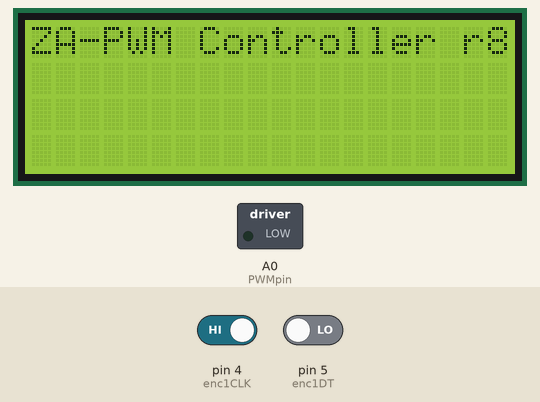
Recording of a sketch running on a simulated Arduino Uno, built with avr-gcc and run on an emulated ATmega328P. On the bench: 20×4 character LCD, switched loads named in the sketch (green lamp = pin HIGH). Inputs (shaded band) come from the test bench; at power-on: pin 4 (enc1CLK) HIGH, pin 5 (enc1DT) LOW. What the sketch prints to the serial monitor is not drawn.

Above: at 0.1 s.
At 1.3 s:
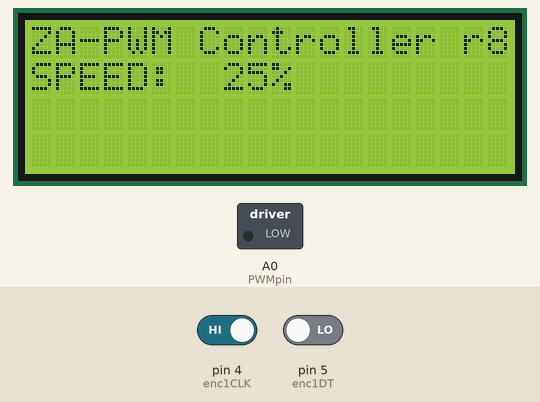
1.4 s: pin 4 (enc1CLK) driven LOW
At 3.1 s:
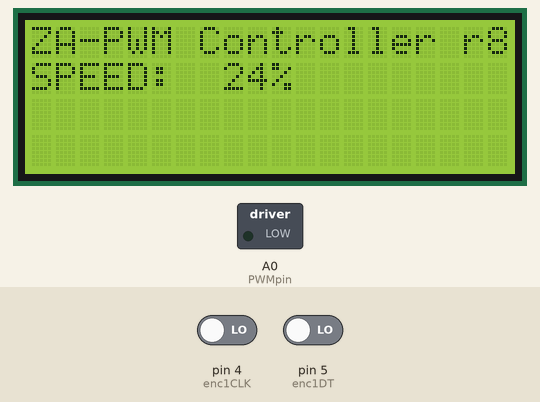
Timing chart, 0 to 4.6 s (numbered marks = the images above; inputs shaded):
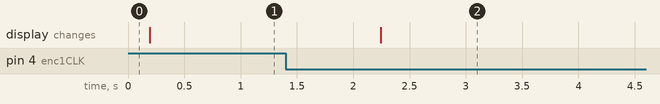

The sketch:

pwmc.ino
```cpp
/*
Motor PWM Controller for a small GR-18 ZA-EC Blue fan. (Z size, 240v)

                        *** WARNING ***
        as of 2023-06-07 it is currently untested on a fan.
    Everything works on the bench, but I haven't tested it on a fan yet.
            Or even built a non-breadboard version.
                        *** WARNING ***

the fan uses 10v on the internal pwm controller, I'm going to use 5v on the arduino pwm input in the hopes it'll
still read it on the pwm input.
I will need a 10v power supply for the fan pwm controller, and drop it to 5v for the arduino, while linking the grounds.

uses a 20x4 rgb lcd (rgb not used) with attached LCD backpack, and a rotary encoder with pushbutton (button not used).
purpose is to create a pwm output for a motor controller and to display value to lcd.
I may change the LCD for a 16x2, but I had a 20x4 lying around. Or maybe just use LEDS for the speed indicator.

this code was from another project of mine (FS game controller) with multiple encoders, buttons and axis, i've just chopped it and
mangled it to fit this project.
after spending what seemed like forever chopping and mangling, I realised starting from scratch would have been quicker.

I was going to write the last running speed to eeprom, but decided that's a bit dangerous, so it's not implemented.
Instead the fan should start at 25%.

TODO:
    - test on a fan
    - build a non-breadboard version
    - tidy up the code
    - set the encoder button to set speed to zero if pressed
    - read motor encoder pulse and display rpm (literally forgot this until now)
    - only if issues - switch from loop() to interrupts

REALITY:
    - I'll probably never get around to doing any of the above, except testing on a fan, thereby proving it works.
    - it'll make it to my "projects" box and never be seen again.
    - If it doesn't work I'll probably still not do the TODOs, but I will make it work.
*/

// include the adafruit lib for the LCD backpack
#include "Adafruit_LiquidCrystal.h"

 // Rotary Encoder Inputs
#define enc1CLK 4
#define enc1DT 5
#define enc1button 6
#define EncoderMinVal 0
#define EncoderMaxVal 100
#define EncoderStartVal 25 //start the encoder at this value which is 25% duty cycle for the fan on startup (mapped 0..255)
#define PWMpin A0

int xMap = 0;

int counter1 = EncoderStartVal;

int counter1prev = 0;

int currentStateEnc1CLK;
int previousStateEnc1CLK;
int input_debounce;
int LCDupdate = 999; //start with a value that will force an update
bool encChanged = true; //force an update on startup

// Connect via i2c, default address #0 (A0-A2 not jumpered)
Adafruit_LiquidCrystal lcd(0);


void setup() {
    Serial.begin(115200);
    Serial.println("LCD Character Backpack I2C Test.");

    // set up the LCD's number of rows and columns:
    if (!lcd.begin(20, 4)) {
        Serial.println("Could not init backpack. Check wiring.");
        while(1); //go into infinite loop to stop the program
    }
    //got this far means backpack works
    lcd.setBacklight(HIGH);
    Serial.println("Backpack init'd.");

    // Print first message to the LCD.
    lcd.print("ZA-PWM Controller r8");

    // Set encoder pins as inputs
    pinMode (enc1CLK,INPUT);
    pinMode (enc1DT,INPUT);
    pinMode(enc1button, INPUT);

    //set the PWM pin as an output
    pinMode(PWMpin, OUTPUT);

    // Read the initial state of enc1CLK and Assign to previousStateCLK variable
    previousStateEnc1CLK = digitalRead(enc1CLK);

    //no real reason for the delay, but it feels right
	delay(100);
}


bool readEncoderPos() {
    // Read the current state of enc1CLK
    bool result = false;
    currentStateEnc1CLK = digitalRead(enc1CLK);
    // If the previous and the current state of the enc1CLK are different then a pulse has occurred
    if (currentStateEnc1CLK != previousStateEnc1CLK){
        result = true;
        // If the enc1DT state is different than the enc1CLK state then the encoder is rotating counterclockwise
        if (digitalRead(enc1DT) != currentStateEnc1CLK) {
            counter1 ++;
			if (counter1 > EncoderMaxVal) {
				counter1 = EncoderMaxVal;
			}
		} else {
            counter1 --;
 			if (counter1 < EncoderMinVal) {
				counter1 = EncoderMinVal;
			}
        }
		//Serial.print("(1) Direction: ");
		//Serial.print(" -- Value: ");
		//Serial.println(counter1);
    }

    previousStateEnc1CLK = currentStateEnc1CLK;
	if (counter1prev != counter1) {
		counter1prev = counter1;
	}
    return result;
}

void updateLCD() {

    //map counter1 (0..255) to 0..100 value in xMap
    xMap = map(counter1, 0, 100, 0, 255);
//    String counter1str = "xMap: "+String(xMap)+" counter1: "+String(counter1)+"%  ";
//    Serial.print("xMap: ");
//    Serial.println(xMap);
//    Serial.print("counter1: ");
//    Serial.println(counter1);

    lcd.setCursor(0, 1);
    lcd.print("SPEED: ");
    lcd.setCursor(8, 1);
    String counter1str = String(counter1)+"%  ";
    lcd.print(counter1str);

}

void loop() {
    //lcd.setBacklight(HIGH);
    //delay(500);
    //lcd.setBacklight(LOW);
    //delay(500);

    //no delay = some encoder read errors due to bounce, delay of 50 = lots of errors due to slow read interval
    //everything in loop() must be fast, or encoder read errors occur
    delay(1);

    LCDupdate++;
    //when the counter reaches 1000, reset the counter and update the lcd if the encoder has changed
    //this is to prevent blocking the loop() with lcd updates (1000x 1ms delay = 1 second LCD updates if req.)
    if (LCDupdate == 1000) {
        if (encChanged) {
            updateLCD();
            encChanged = false;
            analogWrite(PWMpin, xMap);
            Serial.println("PWM changed to "+String(xMap));
        }
        LCDupdate = 0;
        //Serial.println("LCDupdate reset");
    }

    //read the encoder and set encChanged to true if it has changed, this will be reset in if/LCDupdate above
    if (readEncoderPos()) {
        encChanged = true;
        //Serial.println("readEncoderPos() = true");
    }
}
```

Measured:
- after the input at 1.4 s, the display: changes after 0.84 s (image 2)
